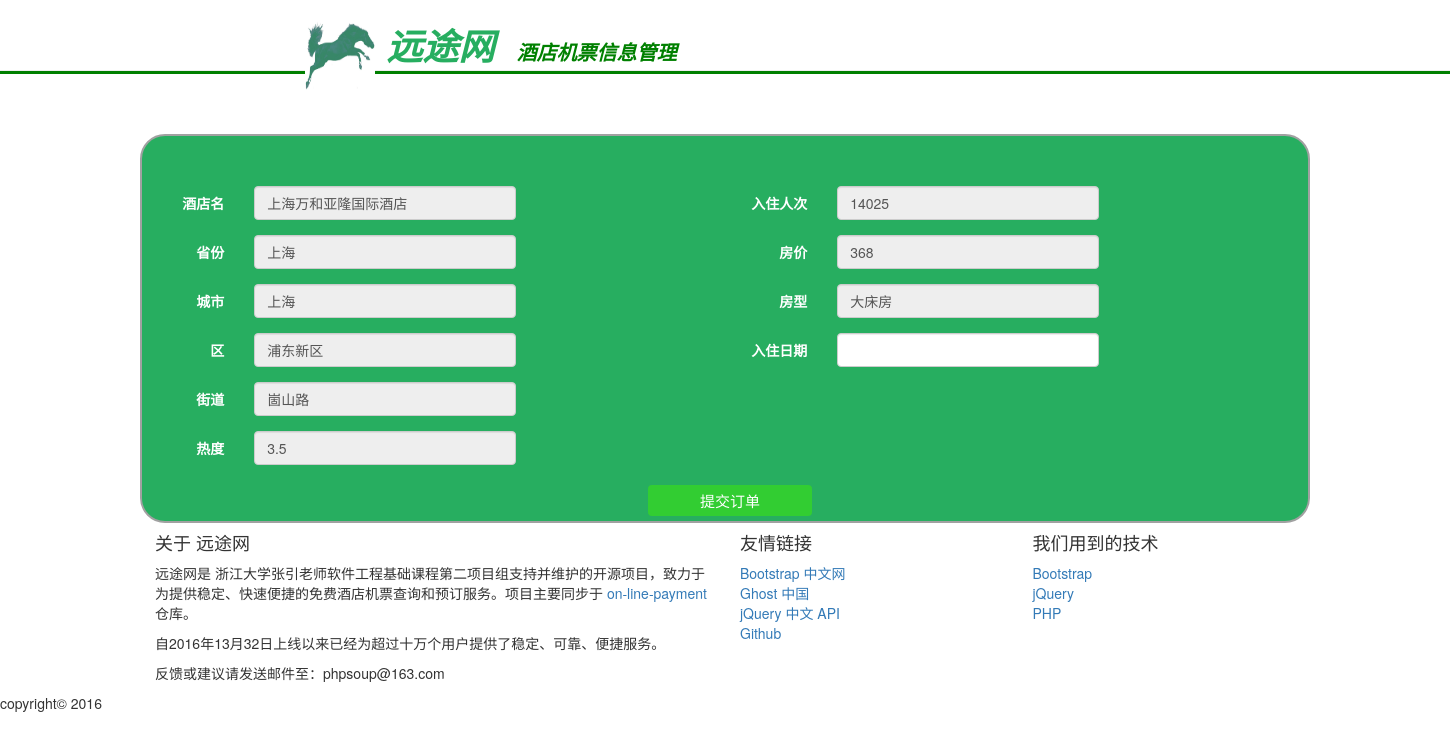
The page /order-hotel.php?hotelid=1&type=大床房 on the database its author committed.
### tables this page shows
CREATE TABLE `hotel` (
  `h_id` int(11) NOT NULL,
  `hotel_name` varchar(20) NOT NULL,
  `add_province` varchar(5) NOT NULL,
  `add_city` varchar(5) NOT NULL,
  `add_block` varchar(5) NOT NULL,
  `add_street` varchar(10) NOT NULL,
  `star` char(1) NOT NULL,
  `hotel_price` int(6) NOT NULL,
  `heat` decimal(2,1) NOT NULL,
  `score` decimal(2,1) NOT NULL,
  `reviewer` int(6) NOT NULL,
  `picsmall` varchar(50) NOT NULL,
  `picbig` varchar(50) NOT NULL,
  `logitude` float NOT NULL,
  `latitude` float NOT NULL
);

CREATE TABLE `room` (
  `hotel_name` varchar(20) NOT NULL,
  `type` varchar(3) NOT NULL,
  `room_price` int(6) NOT NULL,
  `room_pic` varchar(30) DEFAULT NULL,
  `ravailable` int(6) DEFAULT NULL,
  `rtotal` int(6) DEFAULT NULL
);

### order-hotel.php (the view, shortened to what this page needs)
<?php
    $id=$_GET['hotelid'];
    $dbc = @mysqli_connect ('localhost', 'payment', 'payment123', 'payment') OR die ('Could not connect to MySQL: ' . mysqli_connect_error() );
         mysqli_set_charset($dbc, 'utf8');
         $q= "SELECT * FROM hotel WHERE hotel.h_id='$id'";
         $r= @mysqli_query($dbc,$q);
         while($row=mysqli_fetch_assoc($r)){
                    $name = $row['hotel_name'];
                    $province = $row['add_province'];
                    $city = $row['add_city'];
                    $block = $row['add_block'];
                    $street = $row['add_street'];
                    $reviewer = $row['reviewer'];
                    $heat = $row['heat'];
                }
    $roomtype=$_GET['type'];
    $qr= "SELECT * FROM room WHERE room.hotel_name ='$name' AND room.type='$roomtype'";
    $s= @mysqli_query($dbc,$qr);
    $row=mysqli_fetch_assoc($s);
    $price=$row['room_price'];
?>
<link href="//cdn.bootcss.com/raty/2.7.0/jquery.raty.css" rel="stylesheet">
<body class="home-template">
<div class="container">
      <div class="row" id="headline-container">
           <h1 class="col-md-12">
                <span><img src="/img/图标.jpg" width="70" height="70" alt="some_text">&nbsp;&nbsp;</span><em><strong>远途网<span>&nbsp;&nbsp;&nbsp;&nbsp;酒店机票信息管理</span></strong></em>
         </h1>
      </div>
    </div>
 <hr size=1 style="height:3px;background-color: green"><br><br>
<div class="container" id="content-container">
    <div class="row" style="padding-top: 15px">
    <form method="post" action="do-updata-hotel.php" id="submit">
        <div class="col-md-6">
        <div class="form-horizontal" id="form" style="padding-top: 20px">
                <div class="form-group">
                    <label class="col-sm-2 control-label" for="inputusername">酒店名</label>
                    <div class="col-sm-6">
                        <input type="text" readonly="readonly" class="form-control"  <?php echo 'value="' . $name .'"' ?>; name="name">
                    </div>
                </div>
                <div class="form-group">
                    <label class="col-sm-2 control-label" for="inputpassword">省份</label>
                    <div class="col-sm-6">
                        <input type="text" readonly="readonly" class="form-control"  <?php echo 'value="' . $province .'"' ?> name="province">
                    </div>
                </div>
                <div class="form-group">
                    <label class="col-sm-2 control-label" for="inputpassword">城市</label>
                    <div class="col-sm-6">
                        <input type="text" readonly="readonly" class="form-control"  <?php echo 'value="' . $city .'"' ?> name="city">
                    </div>
                </div>
                <div class="form-group">
                    <label class="col-sm-2 control-label" for="inputpassword">区</label>
                    <div class="col-sm-6">
                        <input type="text" readonly="readonly" class="form-control" <?php echo 'value="' . $block .'"' ?> name="block">
                    </div>
                </div>
                <div class="form-group">
                    <label class="col-sm-2 control-label" for="inputpassword">街道</label>
                    <div class="col-sm-6">
                        <input type="text" readonly="readonly" class="form-control"  <?php echo 'value="' . $street .'"' ?> name="street">
                    </div>
                </div>
                <div class="form-group">
                    <label class="col-sm-2 control-label" for="inputpassword">热度</label>
                    <div class="col-sm-6">
                        <input type="text" readonly="readonly" class="form-control" <?php echo 'value="' . $heat .'"' ?> name="heat">
                    </div>
                </div>
                </div>
        </div>
        <div class="col-md-6">
            <div class="form-horizontal" name="form" style="padding-top: 20px">
                <div class="form-group">
                    <label class="col-sm-2 control-label" for="inputusername">入住人次</label>
                    <div class="col-sm-6">
                        <input type="text" readonly="readonly" class="form-control"  <?php echo 'value="' . $reviewer .'"' ?> name="reviewer">
                    </div>
                </div>
                <div class="form-group">
                    <label class="col-sm-2 control-label" for="inputusername">房价</label>
                    <div class="col-sm-6">
                        <input type="text" readonly="readonly" class="form-control"  <?php echo 'value="' . $price .'"' ?>  name="low-price">
                    </div>
                </div>
                 <div class="form-group">
                    <label class="col-sm-2 control-label" for="inputusername">房型</label>
                    <div class="col-sm-6">
                        <input type="text" readonly="readonly" class="form-control"  <?php echo 'value="' . $roomtype .'"' ?> name="rooms">
                    </div>
                </div>
                <div class="form-group">
                    <label class="col-sm-2 control-label" for="inputusername">入住日期</label>
                    <div class="col-sm-6">
                        <input type="text" id="startdate" class="form-control"   name="startdate">
                    </div>
                </div>
            </div>
        </div>
        <div class="form-group">
                    <div class="col-sm-offset-5 col-sm-2">
                        <input class="button" name="search" type="submit" style="vertical-align:middle;width:100%" value="提交订单">
                    </div>
                </div>
            </form>
        </div></div>
</body>
</html>

### order-hotel.php (style rules this page uses)
.button { display: inline-block; border-radius: 4px; background-color: limegreen; border: none; color: #FFF; text-align: center; font-size: 15px; padding: 5px; width: 100px; transition: all 0.5s; cursor: pointer; margin: 5px; }

### rows shown on the page
hotel: name "上海万和亚隆国际酒店", province "上海", city "上海", block "浦东新区", street "崮山路", heat "3.5", reviewer "14025"
room: low-price "368"
